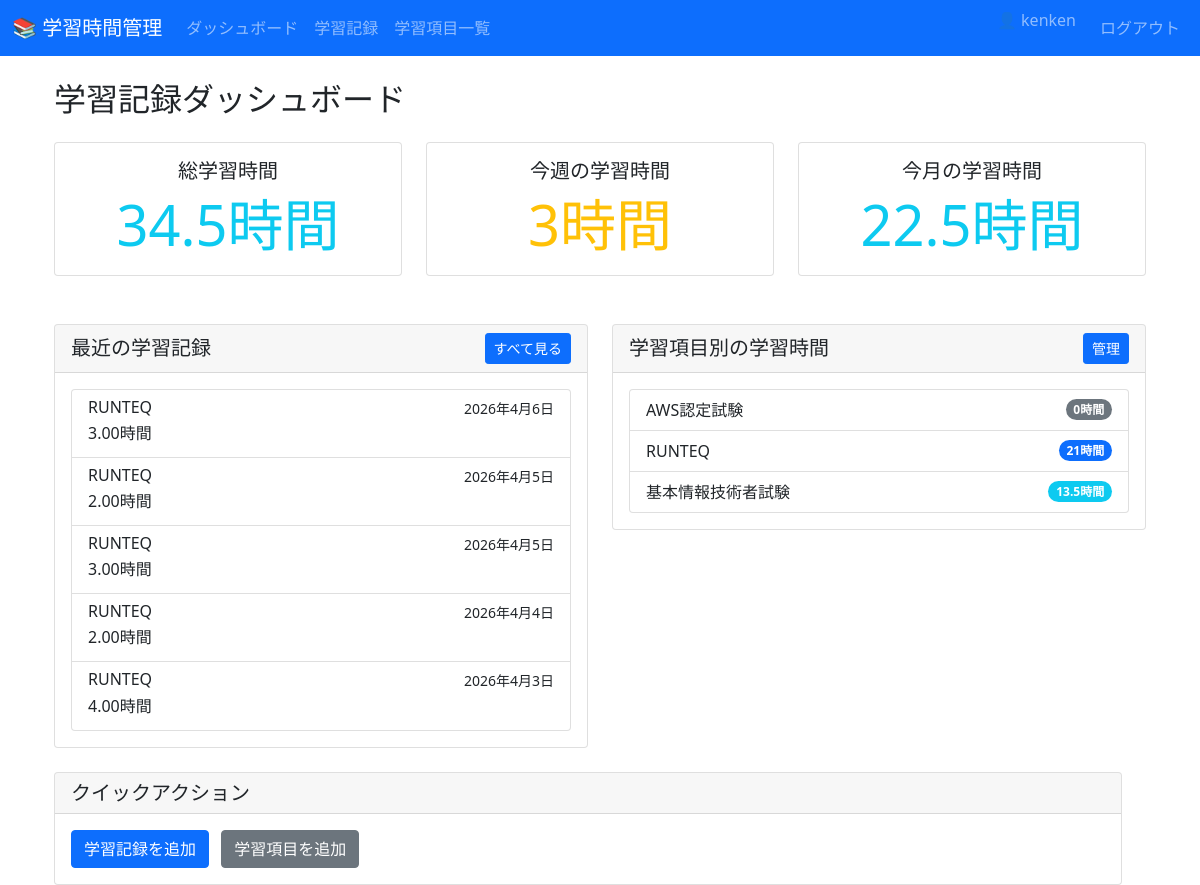
Screenshot of / (signed in) with the database file from the repository.
### records/models.py (models this page shows, shortened)
class StudyRecord(models.Model):
    user = models.ForeignKey(
        User,
        on_delete=models.CASCADE,
        related_name='study_records',
        verbose_name='ユーザー'
    )
    certification = models.ForeignKey(
        Certification,
        on_delete=models.CASCADE,
        related_name='study_records',
        verbose_name='学習項目',
        null=True,
        blank=True
    )
    date = models.DateField(verbose_name='学習日')
    hours = models.DecimalField(
        max_digits=4,
        decimal_places=2,
        verbose_name='学習時間'
    )
    description = models.TextField(
        blank=True,
        verbose_name='学習内容'
    )
    created_at = models.DateTimeField(auto_now_add=True)
    class Meta:
        verbose_name = '学習記録'
        verbose_name_plural = '学習記録'
        ordering = ['-date']

class Certification(models.Model):
    user = models.ForeignKey(
        User,
        on_delete=models.CASCADE,
        related_name='certifications',
        verbose_name='ユーザー'
    )
    name = models.CharField(max_length=100, verbose_name='学習項目名')
    created_at = models.DateTimeField(auto_now_add=True)
    class Meta:
        verbose_name = '学習項目'
        verbose_name_plural = '学習項目'
        ordering = ['name']
        constraints = [
            models.UniqueConstraint(
                fields=['user', 'name'],
                name='unique_user_certification'
            )
        ]

### records/views.py (the view)
# urls.py: path('', views.dashboard, name='dashboard'),
@login_required
def dashboard(request):
    today = datetime.now().date()
    start_of_week = today - timedelta(days=today.weekday())
    start_of_month = today.replace(day=1)
    user_records = StudyRecord.objects.filter(user=request.user)
    total_hours = user_records.aggregate(Sum('hours'))['hours__sum'] or 0
    weekly_hours = user_records.filter(
        date__gte=start_of_week
    ).aggregate(Sum('hours'))['hours__sum'] or 0
    monthly_hours = user_records.filter(
        date__gte=start_of_month
    ).aggregate(Sum('hours'))['hours__sum'] or 0
    recent_records = user_records[:5]
    cert_stats = []
    for cert in Certification.objects.filter(user=request.user):
        hours = user_records.filter(certification=cert).aggregate(Sum('hours'))['hours__sum'] or 0
        cert_stats.append({
            'name': cert.name,
            'hours': hours
        })
    context = {
        'total_hours': total_hours,
        'weekly_hours': weekly_hours,
        'monthly_hours': monthly_hours,
        'recent_records': recent_records,
        'cert_stats': cert_stats,
    }
    return render(request, 'records/dashboard.html', context)

### records/templates/records/dashboard.html (shortened to what this page needs)
{% extends 'records/base.html' %}
{% block content %}
<div class="container mt-4">
  <h2>学習記録ダッシュボード</h2>
  <div class="row mt-4">
  <div class="col-md-4">
    <div class="card text-center">
      <div class="card-body">
        <h5 class="card-title">総学習時間</h5>
        {% if total_hours >= 100 %}
          <p class="card-text display-4 text-success">{{ total_hours }}時間</p>
        {% elif total_hours >= 50 %}
          <p class="card-text display-4 text-primary">{{ total_hours }}時間</p>
        {% elif total_hours >= 20 %}
          <p class="card-text display-4 text-info">{{ total_hours }}時間</p>
        {% elif total_hours > 0 %}
          <p class="card-text display-4 text-warning">{{ total_hours }}時間</p>
        {% else %}
          <p class="card-text display-4 text-secondary">{{ total_hours }}時間</p>
        {% endif %}
      </div>
    </div>
  </div>
  <div class="col-md-4">
    <div class="card text-center">
      <div class="card-body">
        <h5 class="card-title">今週の学習時間</h5>
        {% if weekly_hours >= 20 %}
          <p class="card-text display-4 text-success">{{ weekly_hours }}時間</p>
        {% elif weekly_hours >= 10 %}
          <p class="card-text display-4 text-primary">{{ weekly_hours }}時間</p>
        {% elif weekly_hours >= 5 %}
          <p class="card-text display-4 text-info">{{ weekly_hours }}時間</p>
        {% elif weekly_hours > 0 %}
          <p class="card-text display-4 text-warning">{{ weekly_hours }}時間</p>
        {% else %}
          <p class="card-text display-4 text-secondary">{{ weekly_hours }}時間</p>
        {% endif %}
      </div>
    </div>
  </div>
  <div class="col-md-4">
    <div class="card text-center">
      <div class="card-body">
        <h5 class="card-title">今月の学習時間</h5>
        {% if monthly_hours >= 80 %}
          <p class="card-text display-4 text-success">{{ monthly_hours }}時間</p>
        {% elif monthly_hours >= 40 %}
          <p class="card-text display-4 text-primary">{{ monthly_hours }}時間</p>
        {% elif monthly_hours >= 20 %}
          <p class="card-text display-4 text-info">{{ monthly_hours }}時間</p>
        {% elif monthly_hours > 0 %}
          <p class="card-text display-4 text-warning">{{ monthly_hours }}時間</p>
        {% else %}
          <p class="card-text display-4 text-secondary">{{ monthly_hours }}時間</p>
        {% endif %}
      </div>
    </div>
  </div>
</div>
  <div class="row mt-5">
    <div class="col-md-6">
      <div class="card">
        <div class="card-header d-flex justify-content-between align-items-center">
          <h5 class="mb-0">最近の学習記録</h5>
          <a href="{% url 'records:record_list' %}" class="btn btn-sm btn-primary">すべて見る</a>
        </div>
        <div class="card-body">
          {% if recent_records %}
            <div class="list-group">
              {% for record in recent_records %}
                <div class="list-group-item">
                  <div class="d-flex justify-content-between">
                    <h6 class="mb-1">{{ record.certification.name }}</h6>
                    <small>{{ record.date }}</small>
                  </div>
                  <p class="mb-1">{{ record.hours }}時間</p>
                </div>
              {% endfor %}
            </div>
          {% else %}
            <p class="text-muted">学習記録がまだありません。</p>
          {% endif %}
        </div>
      </div>
    </div>
    <div class="col-md-6">
  <div class="card">
    <div class="card-header d-flex justify-content-between align-items-center">
      <h5 class="mb-0">学習項目別の学習時間</h5>
      <a href="{% url 'records:certification_list' %}" class="btn btn-sm btn-primary">管理</a>
    </div>
    <div class="card-body">
      {% if cert_stats %}
        <div class="list-group">
          {% for stat in cert_stats %}
            <div class="list-group-item d-flex justify-content-between align-items-center">
              {{ stat.name }}
              {% if stat.hours >= 50 %}
                <span class="badge bg-success rounded-pill">{{ stat.hours }}時間</span>
              {% elif stat.hours >= 20 %}
                <span class="badge bg-primary rounded-pill">{{ stat.hours }}時間</span>
              {% elif stat.hours >= 10 %}
                <span class="badge bg-info rounded-pill">{{ stat.hours }}時間</span>
              {% elif stat.hours > 0 %}
                <span class="badge bg-warning rounded-pill">{{ stat.hours }}時間</span>
              {% else %}
                <span class="badge bg-secondary rounded-pill">{{ stat.hours }}時間</span>
              {% endif %}
            </div>
          {% endfor %}
        </div>
      {% else %}
        <p class="text-muted">学習項目がまだありません。</p>
        <a href="{% url 'records:certification_create' %}" class="btn btn-sm btn-primary">学習項目を追加</a>
      {% endif %}
    </div>
  </div>
</div>
  <div class="row mt-4">
    <div class="col-12">
      <div class="card">
        <div class="card-header">
          <h5 class="mb-0">クイックアクション</h5>
        </div>
        <div class="card-body">
          <a href="{% url 'records:record_create' %}" class="btn btn-primary me-2">学習記録を追加</a>
          <a href="{% url 'records:certification_create' %}" class="btn btn-secondary">学習項目を追加</a>
        </div>
      </div>
    </div>
  </div>
</div>
{% endblock %}

### records/templates/records/base.html (shortened to what this page needs)
<!DOCTYPE html>
<html lang="ja">
<head>
    <link href="https://cdn.jsdelivr.net/npm/bootstrap@5.1.3/dist/css/bootstrap.min.css" rel="stylesheet">
</head>
<body>
    <nav class="navbar navbar-expand-lg navbar-dark bg-primary">
        <div class="container-fluid">
            <a class="navbar-brand" href="{% url 'records:dashboard' %}">📚 学習時間管理</a>
            <div class="collapse navbar-collapse" id="navbarNav">
                <ul class="navbar-nav me-auto">
                    <li class="nav-item">
                        <a class="nav-link" href="{% url 'records:dashboard' %}">ダッシュボード</a>
                    </li>
                    <li class="nav-item">
                        <a class="nav-link" href="{% url 'records:record_list' %}">学習記録</a>
                    </li>
                    <li class="nav-item">
                        <a class="nav-link" href="{% url 'records:certification_list' %}">学習項目一覧</a>
                    </li>
                </ul>
                <ul class="navbar-nav">
                    <li class="nav-item">
                        <span class="navbar-text me-3">
                            👤 {{ user.username }}
                        </span>
                    </li>
                    <li class="nav-item">
                        <form method="post" action="{% url 'records:logout' %}" class="d-inline">
                            <button type="submit" class="btn btn-link nav-link" style="border: none; background: none; cursor: pointer;">
                                ログアウト
                            </button>
                        </form>
                    </li>
                </ul>
            </div>
        </div>
    </nav>
    <div class="container mt-4">
        {% block content %}
        {% endblock %}
    </div>
</body>
</html>

### rows the page displays
StudyRecord: certification.name "RUNTEQ", date "2026年4月6日", hours "3.00"
StudyRecord: certification.name "RUNTEQ", date "2026年4月5日", hours "2.00"
StudyRecord: certification.name "RUNTEQ", date "2026年4月5日", hours "3.00"
StudyRecord: certification.name "RUNTEQ", date "2026年4月4日", hours "2.00"
StudyRecord: certification.name "RUNTEQ", date "2026年4月3日", hours "4.00"
Certification: name "AWS認定試験"
Certification: name "RUNTEQ"
Certification: name "基本情報技術者試験"

### other values shown
{{ user.username }} "kenken"
{{ total_hours }} "34.5"
{{ weekly_hours }} "3"
{{ monthly_hours }} "22.5"
{{ stat.hours }} "0"
{{ stat.hours }} "21"
{{ stat.hours }} "13.5"
